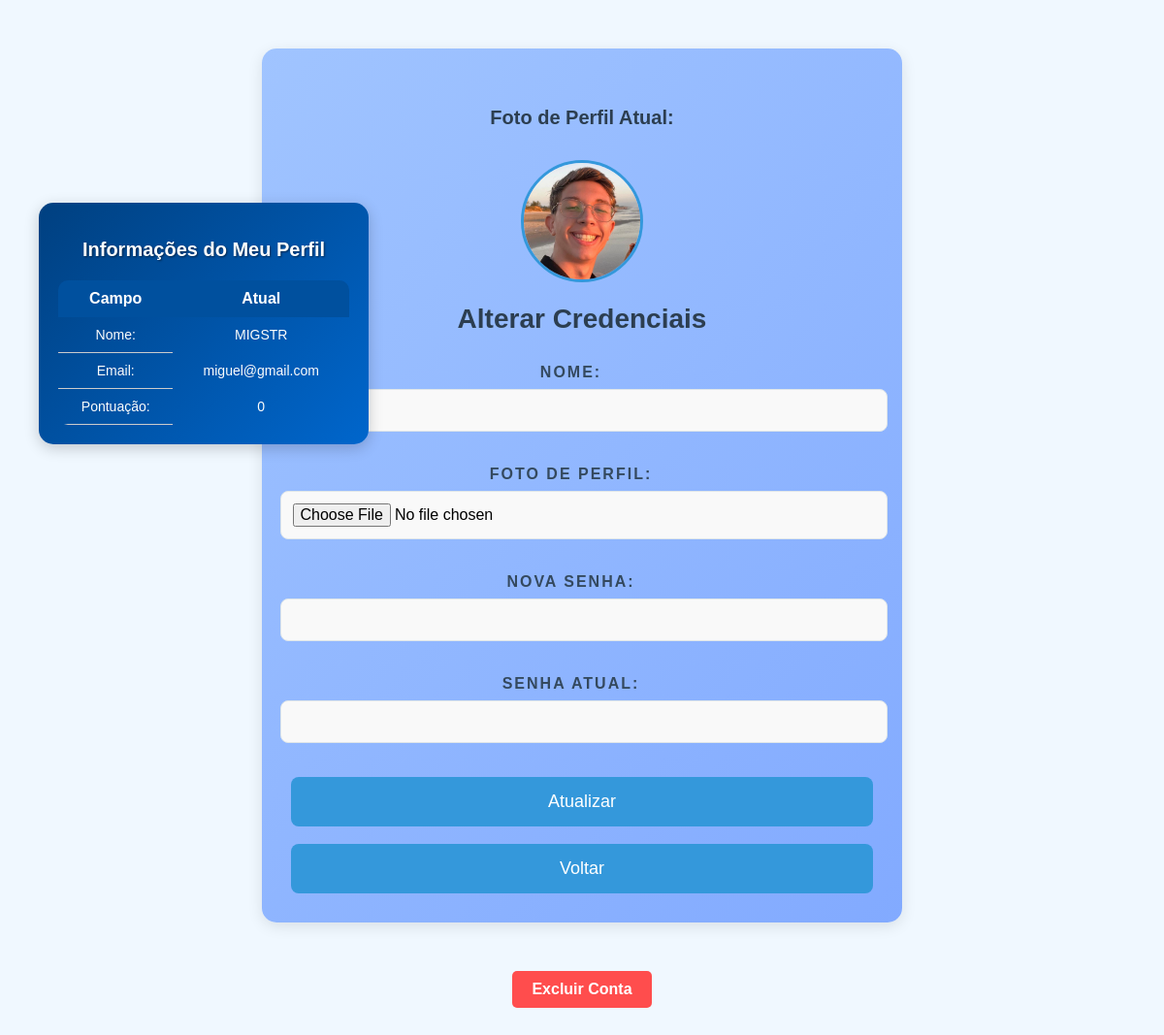
The app's page /perfil.php (signed in) with its own data.
### tables this page shows
CREATE TABLE `ranking` (
  `id` int(11) NOT NULL,
  `id_usuario` int(11) NOT NULL,
  `pontuacao` int(11) NOT NULL
);

CREATE TABLE `usuarios` (
  `id` int(11) NOT NULL,
  `nome` varchar(40) NOT NULL,
  `senha` varchar(200) NOT NULL,
  `email` varchar(40) NOT NULL,
  `imagem_perfil` varchar(255) DEFAULT NULL
);

### perfil.php (the view, shortened to what this page needs)
<?php
include('conexao_bd.php');
$id = $_SESSION['id'];
$sql_code = "SELECT u.*, r.pontuacao
             FROM usuarios u
             LEFT JOIN ranking r ON u.id = r.id_usuario
             WHERE u.id = ?";
$stmt = $mysqli->prepare($sql_code);
$stmt->bind_param("i", $id);
$stmt->execute();
$result = $stmt->get_result();
$usuario = $result->fetch_assoc();
?>
<!DOCTYPE html>
<html lang="pt-br">
<head>
    <link rel="stylesheet" href="estilo.css">
</head>
<body class="pag-perfil-body">
    <div class="pag-perfil-container">
        <h2 class="pag-perfil-subtitle">Foto de Perfil Atual:</h2>
        <img src="<?php echo isset($usuario['imagem_perfil']) && !empty($usuario['imagem_perfil']) ? $usuario['imagem_perfil'] : 'imagem/anonimo.png'; ?>" alt="Foto de Perfil" class="pag-perfil-img">
        <h1 class="pag-perfil-title">Alterar Credenciais</h1>
        <form action="perfil.php" method="POST" enctype="multipart/form-data" class="pag-perfil-form">
            <div class="pag-perfil-input-group">
                <label for="nome" class="pag-perfil-label">Nome:</label>
                <input type="text" name="nome" class="pag-perfil-input" value="<?php echo htmlspecialchars($usuario['nome'], ENT_QUOTES, 'UTF-8'); ?>">
            </div>
            <div class="pag-perfil-input-group">
                <label for="fotoPerfil" class="pag-perfil-label">Foto de Perfil:</label>
                <input type="file" name="fotoPerfil" id="fotoPerfil" class="pag-perfil-file">
            </div>
            <div class="pag-perfil-input-group">
                <label for="senha_nova" class="pag-perfil-label">Nova Senha:</label>
                <input type="password" name="senha_nova" class="pag-perfil-input" minlength="3">
            </div>
            <div class="pag-perfil-input-group">
                <label for="senha_atual" class="pag-perfil-label">Senha Atual:</label>
                <input type="password" name="senha_atual" class="pag-perfil-input" required minlength="3">
            </div>
            <button type="submit" class="pag-perfil-btn">Atualizar</button>
        </form>
        <br>
        <a href="principal.php"><button class="pag-perfil-btn">Voltar</button></a>
    </div>
    <div class="delete-account-container">
        <button type="button" class="delete-account-btn" onclick="openModal()">Excluir Conta</button>
    </div>
    <div class="tableinfuser">
        <h2 class="tableinfuser-title">Informações do Meu Perfil</h2>
        <table class="tableinfuser-table">
            <tr>
                <th class="tableinfuser-header">Campo</th>
                <th class="tableinfuser-header">Atual</th>
            </tr>
            <tr>
                <td class="tableinfuser-cell">Nome:</td>
                <td class="tableinfuser-cell"><?php echo htmlspecialchars($usuario['nome'], ENT_QUOTES, 'UTF-8'); ?></td>
            </tr>
            <tr>
                <td class="tableinfuser-cell">Email:</td>
                <td class="tableinfuser-cell"><?php echo htmlspecialchars($usuario['email'], ENT_QUOTES, 'UTF-8'); ?></td>
            </tr>
            <tr>
                <td class="tableinfuser-cell">Pontuação:</td>
                <td class="tableinfuser-cell"><?php echo htmlspecialchars($usuario['pontuacao'], ENT_QUOTES, 'UTF-8'); ?></td>
            </tr>
        </table>
    </div>
</body>
</html>

### estilo.css (style rules this page uses)
a { text-decoration: none; color: inherit; }
label { color: rgba(255, 255, 255, 0.8); text-transform: uppercase; font-size: 12px; letter-spacing: 2px; align-items: center; }
.pag-perfil-body { font-family: 'Arial', sans-serif; background-color: #f0f8ff; margin: 0; padding: 0; }
.pag-perfil-container { max-width: 600px; margin: 50px auto; background-color: #ffffff; padding: 30px; border-radius: 15px; box-shadow: 0 4px 15px rgba(0, 0, 0, 0.1); text-align: center; background: linear-gradient(135deg, #a0c4ff, #82aaff); }
.pag-perfil-title { color: #2c3e50; font-size: 28px; margin-bottom: 30px; font-weight: bold; }
.pag-perfil-form { display: flex; flex-direction: column; align-items: center; gap: 20px; }
.pag-perfil-input-group { width: 100%; margin-bottom: 15px; text-align: left; margin-right: 23px; }
.pag-perfil-label { font-size: 16px; color: #34495e; font-weight: 600; margin-bottom: 8px; display: block; text-align: center; }
.pag-perfil-input, .pag-perfil-file { width: 100%; padding: 12px; font-size: 16px; border: 1px solid #dfe6e9; border-radius: 8px; background-color: #f9f9f9; transition: all 0.3s ease; }
.pag-perfil-btn { width: 100%; padding: 15px; background-color: #3498db; color: white; border: none; border-radius: 8px; font-size: 18px; cursor: pointer; transition: background-color 0.3s ease; }
.pag-perfil-subtitle { color: #2c3e50; font-size: 20px; margin-top: 30px; }
.pag-perfil-img { width: 120px; height: 120px; border-radius: 50%; object-fit: cover; margin-top: 15px; border: 3px solid #3498db; }
.tableinfuser { background-color: #09f382c3; max-width: 300px; align-items: center; text-align: center; position: relative; bottom: 830px; left: 40px; border-radius: 15px; box-shadow: 0 4px 15px rgba(0, 0, 0, 0.2); padding: 20px; background: linear-gradient(135deg, #004080, #0066cc); }
.tableinfuser-title { font-size: 20px; font-weight: bold; color: #ffffff; margin-bottom: 20px; text-shadow: 1px 1px 2px rgba(0, 0, 0, 0.5); text-align: center; }
.tableinfuser-table { width: 100%; border-collapse: collapse; border-radius: 10px; overflow: hidden; }
.tableinfuser-header { background-color: #00509e; color: #ffffff; font-weight: bold; padding: 10px; text-align: left; font-size: 16px; text-align: center; }
.tableinfuser-cell { padding: 10px; font-size: 14px; color: #fcfcfc; border-bottom: 1px solid #cccccc; }
.tableinfuser-cell:last-child { border-bottom: none; }
.delete-account-container { text-align: center; margin-top: 20px; }
.delete-account-btn { background-color: #ff4d4d; color: white; border: none; border-radius: 5px; padding: 10px 20px; font-size: 16px; font-weight: bold; cursor: pointer; transition: background-color 0.3s ease; }
.delete-account-btn { background-color: #ff4d4d; color: white; border: none; border-radius: 5px; padding: 10px 20px; font-size: 16px; cursor: pointer; transition: background-color 0.3s ease; }

### records on screen
ranking: id_usuario.imagem_perfil (picture), nome "MIGSTR", id_usuario.nome "MIGSTR", id_usuario.email "miguel@gmail.com", pontuacao "0"
